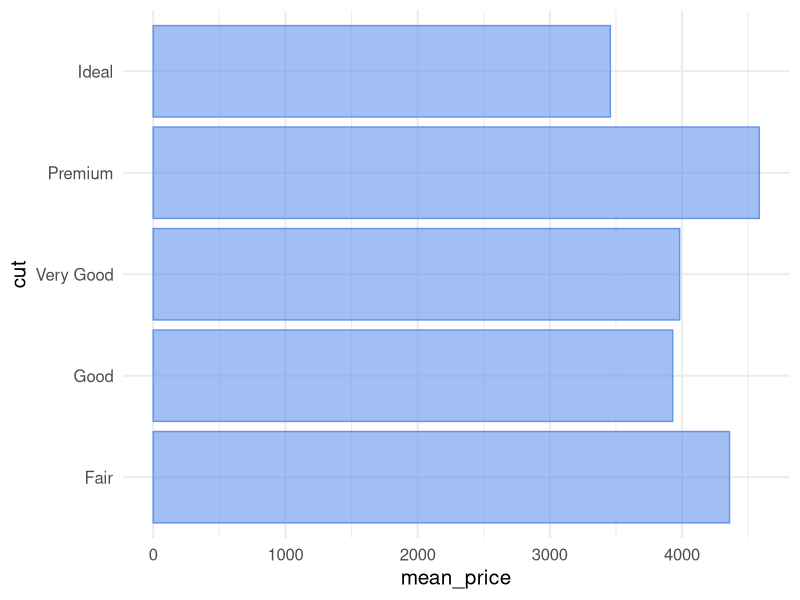

Recreate this plot in R.
## ---- chunk 1
knitr::opts_chunk$set(echo = FALSE)
## ---- chunk 2
library(tidyverse)
theme_set(theme_minimal(15))

cuts <- diamonds %>% 
  group_by(cut) %>% 
  summarize(mean_price = mean(price, na.rm = TRUE))

ggplot(cuts, aes(mean_price, cut)) +
  geom_col(color = "cornflowerblue",
           fill = "cornflowerblue",
           alpha = 0.6)
